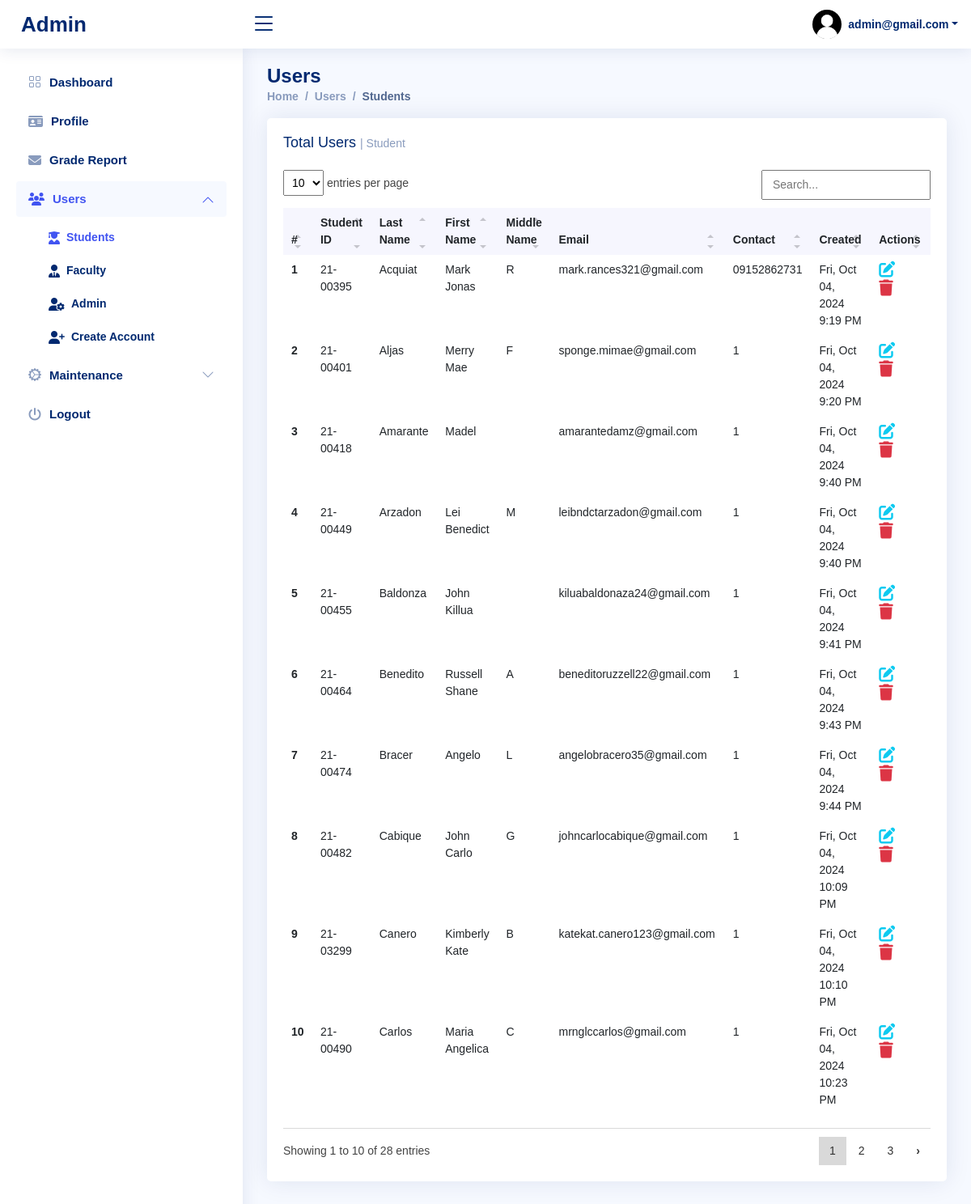
/admin/users/admin-users-stud.php (signed in), run on the app's committed database.
### tables this page shows
CREATE TABLE `tbl_users` (
  `id` int(11) NOT NULL,
  `id_no` varchar(25) NOT NULL,
  `fname` varchar(50) NOT NULL,
  `mname` varchar(50) NOT NULL,
  `lname` varchar(50) NOT NULL,
  `contact` varchar(15) NOT NULL,
  `email` varchar(50) NOT NULL,
  `password` varchar(255) DEFAULT NULL,
  `role` enum('student','professor','admin') NOT NULL DEFAULT 'student',
  `image` varchar(100) NOT NULL DEFAULT 'noprofil.jpg',
  `date_created` datetime NOT NULL DEFAULT current_timestamp(),
  `date_updated` timestamp NOT NULL DEFAULT current_timestamp() ON UPDATE current_timestamp()
);

### admin/users/admin-users-stud.php (the view, shortened to what this page needs)
<?php
   include '../../include/server.php';
?>
<!DOCTYPE html>
<html lang="en">
<head>
   <link href="../../assets/css/font.css" rel="stylesheet">
   <link href="../../assets/css/bootstrap.min.css" rel="stylesheet">
   <link href="../../assets/css/bootstrap-icons.css" rel="stylesheet">
   <link href="../../assets/css/boxicons.min.css" rel="stylesheet">
   <link href="../../assets/css/remixicon.css" rel="stylesheet">
   <link href="../../assets/css/simple-datatables.css" rel="stylesheet">
   <link href="../../assets/font-awesome/all.min.css" rel="stylesheet">
   <link href="../../assets/css/style.css" rel="stylesheet">
</head>
<body>
   <header id="header" class="header fixed-top d-flex align-items-center">
      <div class="d-flex align-items-center justify-content-between">
         <a href="../dashboard/admin.php" class="logo d-flex align-items-center">
            <span class="d-none d-lg-block">Admin</span>
         </a>
         <i class="bi bi-list toggle-sidebar-btn"></i>
      </div>
      <nav class="header-nav ms-auto">
         <ul class="d-flex align-items-center">
            <li class="nav-item dropdown pe-3">
               <?php
                  $id = $_SESSION['user_id'];
                  $query = "SELECT * FROM tbl_users WHERE id ='$id'";
                  $result = mysqli_query($conn,$query);
                  if($result){
                     if(mysqli_num_rows($result) > 0){
                        while($row = mysqli_fetch_assoc($result)){
               ?>
               <a class="nav-link nav-profile d-flex align-items-center pe-0" href="#" data-bs-toggle="dropdown">
                  <img src="../../assets/image-profile/<?php echo $row['image']; ?>" alt="Profile" class="rounded-circle">
                  <span class="d-none d-md-block dropdown-toggle ps-2"><?php echo $row['email']?></span>
               </a>
            </li>
               <?php
                     }
                  }
               }
               ?>
         </ul>
      </nav>
   </header>
   <aside id="sidebar" class="sidebar">
      <ul class="sidebar-nav" id="sidebar-nav">
         <li class="nav-item">
            <a class="nav-link collapsed" href="../dashboard/admin.php">
               <i class="bi bi-grid"></i>
               <span>Dashboard</span>
            </a>
         </li>
         <li class="nav-item">
            <a class="nav-link collapsed" href="../profile/admin-profile.php">
               <i class="fa fa-id-card"></i>
               <span>Profile</span>
            </a>
         </li>
         <li class="nav-item">
            <a class="nav-link collapsed" href="../gradeReport/admin-grade.php">
               <i class="fa fa-envelope"></i>
               <span>Grade Report</span>
            </a>
         </li>
         <li class="nav-item">
            <a class="nav-link" data-bs-target="#users-nav" data-bs-toggle="collapse" href="#">
               <i class="fa fa-users"></i>
               <span>Users</span>
               <i class="bi bi-chevron-down ms-auto"></i>
            </a>
            <ul id="users-nav" class="nav-content collapse show" data-bs-parent="#sidebar-nav">
               <li>
                  <a href="admin-users-stud.php" class="active">
                     <span>Students</span>
                  </a>
               </li>
               <li>
                  <a href="admin-users-prof.php">
                     <span>Faculty</span>
                  </a>
               </li>
               <li>
                  <a href="admin-users-ad.php">
                     <span>Admin</span>
                  </a>
               </li>
               <li>
                  <a href="admin-create.php">
                     <span>Create Account</span>
                  </a>
               </li>
            </ul>
         </li>
         <li class="nav-item">
            <a class="nav-link collapsed" data-bs-target="#maintenance-nav" data-bs-toggle="collapse" href="#">
               <i class="bi-gear-wide-connected"></i>
               <span>Maintenance</span>
               <i class="bi bi-chevron-down ms-auto"></i>
            </a>
         </li>
         <li class="nav-item">
            <a class="nav-link collapsed" href="../../include/logout.php">
               <i class="fa fa-power-off"></i>
               <span>Logout</span>
            </a>
         </li>
      </ul>
   </aside>
   <main id="main" class="main">
      <div class="pagetitle">
         <h1>Users</h1>
         <nav>
            <ol class="breadcrumb">
               <li class="breadcrumb-item"><a href="../dashboard/admin.php">Home</a></li>
               <li class="breadcrumb-item">Users</li>
               <li class="breadcrumb-item active">Students</li>
            </ol>
         </nav>
      </div>
      <section class="section dashboard">
         <div class="row">
            <div class="col-lg-12 m-auto">
               <div class="row">
                  <div class="col-12">
                     <div class="card admin-users overflow-auto">
                        <div class="card-body">
                           <h5 class="card-title">Total Users <span>| Student</span></h5>
                           <table class="table table-borderless datatable">
                              <thead>
                                 <tr>
                                    <th scope="col">#</th>
                                    <th scope="col">Student ID</th>
                                    <th scope="col">Last Name</th>
                                    <th scope="col">First Name</th>
                                    <th scope="col">Middle Name</th>
                                    <th scope="col">Email</th>
                                    <th scope="col">Contact</th>
                                    <th scope="col">Created</th>
                                    <th scope="col">Actions</th>
                                 </tr>
                              </thead>
                              <tbody>
                                 <?php
                                    $query = "SELECT * FROM tbl_users WHERE role = 'student'";
                                    $result = mysqli_query($conn,$query);
                                    if($result){
                                       if(mysqli_num_rows($result) > 0){
                                          $no = 1;
                                          while($row = mysqli_fetch_assoc($result)){
                                             $timestamp = $row['date_created'];
                                 ?>
                                 <tr>
                                    <th scope="row"><?php echo $no;?></th>
                                    <td><?php echo $row['id_no']?></td>
                                    <td><?php echo $row['lname']?></td>
                                    <td><?php echo $row['fname']?></td>
                                    <td><?php echo $row['mname']?></td>
                                    <td><?php echo $row['email']?></td>
                                    <td><?php echo $row['contact']?></td>
                                    <td><?php echo date('D, M d, Y g:i A', strtotime($timestamp));?></td>
                                    <td>
                                       <a href="#" class="text-info me-3" data-bs-target="#stud_modal<?php echo $row['id']?>" data-bs-toggle="modal"><i class="fa-solid fa-pen-to-square fs-5"></i></a>
                                       <a href="#" class="text-danger me-3" data-bs-target="#studs_modal<?php echo $row['id']?>" data-bs-toggle="modal"><i class="fa-solid fa-trash fs-5"></i></a>
                                    </td>
                                 </tr>
                                 <?php
                                       $no++;
                                       }
                                    }
                                 }
                                 ?>
                              </tbody>
                           </table>
                        </div>
                     </div>
                  </div>
               </div>
            </div>
         </div>
      </section>
   </main>
</body>
</html>

### css/simple-datatables.css (style rules this page uses)
.dataTable-table { max-width: 100%; width: 100%; border-spacing: 0; border-collapse: separate; }
.dataTable-table > tbody > tr > td, .dataTable-table > tbody > tr > th, .dataTable-table > tfoot > tr > td, .dataTable-table > tfoot > tr > th, .dataTable-table > thead > tr > td, .dataTable-table > thead > tr > th { vertical-align: top; padding: 8px 10px; }
.dataTable-table > thead > tr > th { vertical-align: bottom; text-align: left; border-bottom: 1px solid #d9d9d9; }
.dataTable-table th { vertical-align: bottom; text-align: left; }

### css/style.css (style rules this page uses)
:root { scroll-behavior: smooth; }
body { font-family: "Poppins", sans-serif; background: #f6f9ff; color: #444444; }
a { color: #4154f1; text-decoration: none; }
h1, h2, h3, h4, h5, h6 { font-family: "Poppins", sans-serif; }
#main { margin-top: 60px; padding: 20px 30px; transition: all 0.3s; }
.pagetitle { margin-bottom: 10px; }
.pagetitle h1 { font-size: 24px; margin-bottom: 0; font-weight: 600; color: #012970; }
.card { margin-bottom: 30px; border: none; border-radius: 5px; box-shadow: 0px 0 30px rgba(1, 41, 112, 0.1); }
.card-title { padding: 20px 0 15px 0; font-size: 18px; font-weight: 500; color: #012970; font-family: "Poppins", sans-serif; }
.card-title span { color: #899bbd; font-size: 14px; font-weight: 400; }
.card-body { padding: 0 20px 20px 20px; }
.breadcrumb { font-size: 14px; font-family: "Poppins", sans-serif; color: #899bbd; font-weight: 600; }
.breadcrumb a { color: #899bbd; transition: 0.3s; }
.breadcrumb .breadcrumb-item::before { color: #899bbd; }
.breadcrumb .active { color: #51678f; font-weight: 600; }
.logo { line-height: 1; }
@media (min-width: 1200px) { .logo { width: 280px; } }
.logo span { font-size: 26px; font-weight: 700; color: #012970; font-family: "Poppins", sans-serif; }
.header { transition: all 0.5s; z-index: 997; height: 60px; box-shadow: 0px 2px 20px rgba(1, 41, 112, 0.1); background-color: #fff; padding-left: 20px; }
.header .toggle-sidebar-btn { font-size: 32px; padding-left: 10px; cursor: pointer; color: #012970; }
.header-nav ul { list-style: none; }
.header-nav > ul { margin: 0; padding: 0; }
.header-nav .nav-profile { color: #012970; }
.header-nav .nav-profile img { max-height: 36px; }
.header-nav .nav-profile span { font-size: 14px; font-weight: 600; }
.sidebar { position: fixed; top: 60px; left: 0; bottom: 0; width: 300px; z-index: 996; transition: all 0.3s; padding: 20px; overflow-y: auto; scrollbar-width: thin; scrollbar-color: #aab7cf transparent; box-shadow: 0px 0px 20px rgba(1, 41, 112, 0.1); background-color: #fff; }
@media (min-width: 1200px) { #main, #footer { margin-left: 300px; } }
.sidebar-nav { padding: 0; margin: 0; list-style: none; }
.sidebar-nav li { padding: 0; margin: 0; list-style: none; }
.sidebar-nav .nav-item { margin-bottom: 5px; }
.sidebar-nav .nav-link { display: flex; align-items: center; font-size: 15px; font-weight: 600; color: #4154f1; transition: 0.3; background: #f6f9ff; padding: 10px 15px; border-radius: 4px; }
.sidebar-nav .nav-link i { font-size: 16px; margin-right: 10px; color: #4154f1; }
.sidebar-nav .nav-link.collapsed { color: #012970; background: #fff; }
.sidebar-nav .nav-link.collapsed i { color: #899bbd; }
.sidebar-nav .nav-link .bi-chevron-down { margin-right: 0; transition: transform 0.2s ease-in-out; }
.sidebar-nav .nav-link:not(.collapsed) .bi-chevron-down { transform: rotate(180deg); }
.sidebar-nav .nav-content { padding: 5px 0 0 0; margin: 0; list-style: none; }
.sidebar-nav .nav-content a { display: flex; align-items: center; font-size: 14px; font-weight: 600; color: #012970; transition: 0.3; padding: 10px 0 10px 40px; transition: 0.3s; }
.sidebar-nav .nav-content a:hover, .sidebar-nav .nav-content a.active { color: #4154f1; }
.dashboard .admin-users { font-size: 14px; }
.dashboard .admin-users .table thead { background: #f6f6fe; }
.dashboard .admin-users .table thead th { border: 0; }

### data on the page
tbl_users: image (picture), email "admin@gmail.com"
tbl_users: id_no "21-00395", lname "Acquiat", fname "Mark Jonas", mname "R", email "mark.rances321@gmail.com", contact "09152862731", date_created "Fri, Oct 04, 2024 9:19 PM"
tbl_users: id_no "21-00401", lname "Aljas", fname "Merry Mae", mname "F", email "sponge.mimae@gmail.com", contact "1", date_created "Fri, Oct 04, 2024 9:20 PM"
tbl_users: id_no "21-00418", lname "Amarante", fname "Madel", email "amarantedamz@gmail.com", contact "1", date_created "Fri, Oct 04, 2024 9:40 PM"
tbl_users: id_no "21-00449", lname "Arzadon", fname "Lei Benedict", mname "M", email "leibndctarzadon@gmail.com", contact "1", date_created "Fri, Oct 04, 2024 9:40 PM"
tbl_users: id_no "21-00455", lname "Baldonza", fname "John Killua", email "kiluabaldonaza24@gmail.com", contact "1", date_created "Fri, Oct 04, 2024 9:41 PM"
tbl_users: id_no "21-00464", lname "Benedito", fname "Russell Shane", mname "A", email "beneditoruzzell22@gmail.com", contact "1", date_created "Fri, Oct 04, 2024 9:43 PM"
tbl_users: id_no "21-00474", lname "Bracer", fname "Angelo", mname "L", email "angelobracero35@gmail.com", contact "1", date_created "Fri, Oct 04, 2024 9:44 PM"
tbl_users: id_no "21-00482", lname "Cabique", fname "John Carlo", mname "G", email "johncarlocabique@gmail.com", contact "1", date_created "Fri, Oct 04, 2024 10:09 PM"
tbl_users: id_no "21-03299", lname "Canero", fname "Kimberly Kate", mname "B", email "katekat.canero123@gmail.com", contact "1", date_created "Fri, Oct 04, 2024 10:10 PM"
tbl_users: id_no "21-00490", lname "Carlos", fname "Maria Angelica", mname "C", email "mrnglccarlos@gmail.com", contact "1", date_created "Fri, Oct 04, 2024 10:23 PM"
